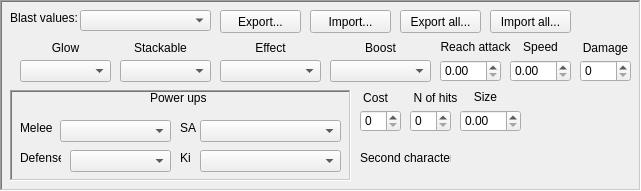
             <widget class="QFrame" name="blast_values">
              <property name="geometry">
               <rect>
                <x>0</x>
                <y>510</y>
                <width>641</width>
                <height>191</height>
               </rect>
              </property>
              <property name="toolTip">
               <string/>
              </property>
              <property name="frameShape">
               <enum>QFrame::WinPanel</enum>
              </property>
              <property name="frameShadow">
               <enum>QFrame::Sunken</enum>
              </property>
              <widget class="QLabel" name="blast_values_text">
               <property name="geometry">
                <rect>
                 <x>10</x>
                 <y>10</y>
                 <width>71</width>
                 <height>16</height>
                </rect>
               </property>
               <property name="toolTip">
                <string>&lt;html&gt;&lt;head/&gt;&lt;body&gt;&lt;p&gt;Blast values. It holds how the attacks will be executed (chargeable blast attack, cinematic attack, support attack, etc)&lt;/p&gt;&lt;/body&gt;&lt;/html&gt;</string>
               </property>
               <property name="text">
                <string>Blast values:</string>
               </property>
              </widget>
              <widget class="QComboBox" name="blast_key">
               <property name="geometry">
                <rect>
                 <x>80</x>
                 <y>10</y>
                 <width>131</width>
                 <height>21</height>
                </rect>
               </property>
              </widget>
              <widget class="QPushButton" name="exportBlastButton">
               <property name="geometry">
                <rect>
                 <x>220</x>
                 <y>10</y>
                 <width>81</width>
                 <height>23</height>
                </rect>
               </property>
               <property name="text">
                <string>Export...</string>
               </property>
              </widget>
              <widget class="QPushButton" name="importBlastButton">
               <property name="geometry">
                <rect>
                 <x>310</x>
                 <y>10</y>
                 <width>81</width>
                 <height>23</height>
                </rect>
               </property>
               <property name="text">
                <string>Import...</string>
               </property>
              </widget>
              <widget class="QPushButton" name="exportAllBlastButton">
               <property name="geometry">
                <rect>
                 <x>400</x>
                 <y>10</y>
                 <width>81</width>
                 <height>23</height>
                </rect>
               </property>
               <property name="text">
                <string>Export all...</string>
               </property>
              </widget>
              <widget class="QPushButton" name="importAllBlastButton">
               <property name="geometry">
                <rect>
                 <x>490</x>
                 <y>10</y>
                 <width>81</width>
                 <height>23</height>
                </rect>
               </property>
               <property name="text">
                <string>Import all...</string>
               </property>
              </widget>
              <widget class="QLabel" name="glow_activation_text">
               <property name="geometry">
                <rect>
                 <x>50</x>
                 <y>40</y>
                 <width>31</width>
                 <height>16</height>
                </rect>
               </property>
               <property name="toolTip">
                <string>&lt;html&gt;&lt;head/&gt;&lt;body&gt;&lt;p&gt;Activate/Deactivate glow when the attack is triggered. It needs more research.&lt;/p&gt;&lt;/body&gt;&lt;/html&gt;</string>
               </property>
               <property name="text">
                <string>Glow</string>
               </property>
               <property name="alignment">
                <set>Qt::AlignCenter</set>
               </property>
              </widget>
              <widget class="QComboBox" name="glow_activation_value">
               <property name="geometry">
                <rect>
                 <x>20</x>
                 <y>60</y>
                 <width>91</width>
                 <height>22</height>
                </rect>
               </property>
              </widget>
              <widget class="QLabel" name="skill_stackable_text">
               <property name="geometry">
                <rect>
                 <x>130</x>
                 <y>40</y>
                 <width>61</width>
                 <height>16</height>
                </rect>
               </property>
               <property name="toolTip">
                <string>&lt;html&gt;&lt;head/&gt;&lt;body&gt;&lt;p&gt;Controls if the skill is stackable&lt;/p&gt;&lt;/body&gt;&lt;/html&gt;</string>
               </property>
               <property name="text">
                <string>Stackable</string>
               </property>
               <property name="alignment">
                <set>Qt::AlignCenter</set>
               </property>
              </widget>
              <widget class="QComboBox" name="stackable_skill_value">
               <property name="geometry">
                <rect>
                 <x>120</x>
                 <y>60</y>
                 <width>91</width>
                 <height>22</height>
                </rect>
               </property>
              </widget>
              <widget class="QLabel" name="effect_attack_text">
               <property name="geometry">
                <rect>
                 <x>250</x>
                 <y>40</y>
                 <width>41</width>
                 <height>16</height>
                </rect>
               </property>
               <property name="toolTip">
                <string>&lt;html&gt;&lt;head/&gt;&lt;body&gt;&lt;p&gt;Hold the activation effect of the attack&lt;/p&gt;&lt;/body&gt;&lt;/html&gt;</string>
               </property>
               <property name="text">
                <string>Effect</string>
               </property>
               <property name="alignment">
                <set>Qt::AlignCenter</set>
               </property>
              </widget>
              <widget class="QLabel" name="chargeable_text">
               <property name="geometry">
                <rect>
                 <x>360</x>
                 <y>40</y>
                 <width>41</width>
                 <height>16</height>
                </rect>
               </property>
               <property name="toolTip">
                <string>&lt;html&gt;&lt;head/&gt;&lt;body&gt;&lt;p&gt;Controls if an attack is chargeable or if it can boost&lt;/p&gt;&lt;/body&gt;&lt;/html&gt;</string>
               </property>
               <property name="text">
                <string>Boost</string>
               </property>
               <property name="alignment">
                <set>Qt::AlignCenter</set>
               </property>
              </widget>
              <widget class="QFrame" name="power_ups_frame">
               <property name="geometry">
                <rect>
                 <x>10</x>
                 <y>90</y>
                 <width>341</width>
                 <height>91</height>
                </rect>
               </property>
               <property name="frameShape">
                <enum>QFrame::WinPanel</enum>
               </property>
               <property name="frameShadow">
                <enum>QFrame::Sunken</enum>
               </property>
               <widget class="QLabel" name="power_ups_text">
                <property name="geometry">
                 <rect>
                  <x>140</x>
                  <y>0</y>
                  <width>61</width>
                  <height>16</height>
                 </rect>
                </property>
                <property name="toolTip">
                 <string>&lt;html&gt;&lt;head/&gt;&lt;body&gt;&lt;p&gt;Holds the powesr up that will be activated when the blast attack is triggered&lt;/p&gt;&lt;/body&gt;&lt;/html&gt;</string>
                </property>
                <property name="text">
                 <string>Power ups</string>
                </property>
               </widget>
               <widget class="QComboBox" name="melee_power_up_value">
                <property name="geometry">
                 <rect>
                  <x>50</x>
                  <y>30</y>
                  <width>111</width>
                  <height>22</height>
                 </rect>
                </property>
               </widget>
               <widget class="QLabel" name="melee_power_up_text">
                <property name="geometry">
                 <rect>
                  <x>10</x>
                  <y>30</y>
                  <width>41</width>
                  <height>16</height>
                 </rect>
                </property>
                <property name="toolTip">
                 <string>&lt;html&gt;&lt;head/&gt;&lt;body&gt;&lt;p&gt;Holds the melee power up when a blast attack is triggered.&lt;/p&gt;&lt;/body&gt;&lt;/html&gt;</string>
                </property>
                <property name="text">
                 <string>Melee</string>
                </property>
               </widget>
               <widget class="QComboBox" name="defense_power_up_value">
                <property name="geometry">
                 <rect>
                  <x>60</x>
                  <y>60</y>
                  <width>101</width>
                  <height>22</height>
                 </rect>
                </property>
               </widget>
               <widget class="QLabel" name="defense_power_up_text">
                <property name="geometry">
                 <rect>
                  <x>10</x>
                  <y>60</y>
                  <width>41</width>
                  <height>16</height>
                 </rect>
                </property>
                <property name="toolTip">
                 <string>&lt;html&gt;&lt;head/&gt;&lt;body&gt;&lt;p&gt;Holds the defense power up when a blast attack is triggered.&lt;/p&gt;&lt;/body&gt;&lt;/html&gt;</string>
                </property>
                <property name="text">
                 <string>Defense</string>
                </property>
               </widget>
               <widget class="QComboBox" name="ki_power_up_value">
                <property name="geometry">
                 <rect>
                  <x>190</x>
                  <y>60</y>
                  <width>141</width>
                  <height>22</height>
                 </rect>
                </property>
               </widget>
               <widget class="QComboBox" name="super_attack_power_up_value">
                <property name="geometry">
                 <rect>
                  <x>190</x>
                  <y>30</y>
                  <width>141</width>
                  <height>22</height>
                 </rect>
                </property>
               </widget>
               <widget class="QLabel" name="ki_power_up_text">
                <property name="geometry">
                 <rect>
                  <x>170</x>
                  <y>60</y>
                  <width>21</width>
                  <height>16</height>
                 </rect>
                </property>
                <property name="toolTip">
                 <string>&lt;html&gt;&lt;head/&gt;&lt;body&gt;&lt;p&gt;Holds the Ki power up when a blast attack is triggered.&lt;/p&gt;&lt;/body&gt;&lt;/html&gt;</string>
                </property>
                <property name="text">
                 <string>Ki</string>
                </property>
               </widget>
               <widget class="QLabel" name="super_attack_power_up_text">
                <property name="geometry">
                 <rect>
                  <x>170</x>
                  <y>30</y>
                  <width>21</width>
                  <height>16</height>
                 </rect>
                </property>
                <property name="toolTip">
                 <string>&lt;html&gt;&lt;head/&gt;&lt;body&gt;&lt;p&gt;Holds the super attack power up when a blast attack is triggered.&lt;/p&gt;&lt;/body&gt;&lt;/html&gt;</string>
                </property>
                <property name="text">
                 <string>SA</string>
                </property>
               </widget>
              </widget>
              <widget class="QComboBox" name="effect_attack_value">
               <property name="geometry">
                <rect>
                 <x>220</x>
                 <y>60</y>
                 <width>101</width>
                 <height>22</height>
                </rect>
               </property>
              </widget>
              <widget class="QComboBox" name="chargeable_value">
               <property name="geometry">
                <rect>
                 <x>330</x>
                 <y>60</y>
                 <width>101</width>
                 <height>22</height>
                </rect>
               </property>
              </widget>
              <widget class="QLabel" name="cost_blast_attack_text">
               <property name="geometry">
                <rect>
                 <x>360</x>
                 <y>90</y>
                 <width>31</width>
                 <height>16</height>
                </rect>
               </property>
               <property name="toolTip">
                <string>&lt;html&gt;&lt;head/&gt;&lt;body&gt;&lt;p&gt;Cost of the blast attack&lt;/p&gt;&lt;/body&gt;&lt;/html&gt;</string>
               </property>
               <property name="text">
                <string>Cost</string>
               </property>
               <property name="alignment">
                <set>Qt::AlignCenter</set>
               </property>
              </widget>
              <widget class="QSpinBox" name="cost_blast_attack_value">
               <property name="geometry">
                <rect>
                 <x>360</x>
                 <y>110</y>
                 <width>41</width>
                 <height>22</height>
                </rect>
               </property>
               <property name="toolTip">
                <string/>
               </property>
               <property name="whatsThis">
                <string>&lt;html&gt;&lt;head/&gt;&lt;body&gt;&lt;p&gt;&lt;br/&gt;&lt;/p&gt;&lt;/body&gt;&lt;/html&gt;</string>
               </property>
               <property name="minimum">
                <number>0</number>
               </property>
               <property name="maximum">
                <number>255</number>
               </property>
               <property name="value">
                <number>0</number>
               </property>
               <property name="displayIntegerBase">
                <number>10</number>
               </property>
              </widget>
              <widget class="QLabel" name="number_of_hits_text">
               <property name="geometry">
                <rect>
                 <x>410</x>
                 <y>90</y>
                 <width>51</width>
                 <height>16</height>
                </rect>
               </property>
               <property name="toolTip">
                <string>&lt;html&gt;&lt;head/&gt;&lt;body&gt;&lt;p&gt;Number of hits of the attacks (?). It needs more research&lt;/p&gt;&lt;/body&gt;&lt;/html&gt;</string>
               </property>
               <property name="text">
                <string>N of hits</string>
               </property>
               <property name="alignment">
                <set>Qt::AlignCenter</set>
               </property>
              </widget>
              <widget class="QSpinBox" name="number_of_hits_value">
               <property name="geometry">
                <rect>
                 <x>410</x>
                 <y>110</y>
                 <width>41</width>
                 <height>22</height>
                </rect>
               </property>
               <property name="maximum">
                <number>255</number>
               </property>
               <property name="value">
                <number>0</number>
               </property>
              </widget>
              <widget class="QLabel" name="reach_attack_text">
               <property name="geometry">
                <rect>
                 <x>440</x>
                 <y>37</y>
                 <width>71</width>
                 <height>20</height>
                </rect>
               </property>
               <property name="toolTip">
                <string>&lt;html&gt;&lt;head/&gt;&lt;body&gt;&lt;p&gt;This value holds the reach of the attack when is triggered&lt;/p&gt;&lt;/body&gt;&lt;/html&gt;</string>
               </property>
               <property name="text">
                <string>Reach attack</string>
               </property>
               <property name="alignment">
                <set>Qt::AlignCenter</set>
               </property>
              </widget>
              <widget class="QDoubleSpinBox" name="reach_attack_value">
               <property name="geometry">
                <rect>
                 <x>440</x>
                 <y>60</y>
                 <width>61</width>
                 <height>22</height>
                </rect>
               </property>
               <property name="toolTip">
                <string/>
               </property>
               <property name="whatsThis">
                <string>&lt;html&gt;&lt;head/&gt;&lt;body&gt;&lt;p&gt;&lt;br/&gt;&lt;/p&gt;&lt;/body&gt;&lt;/html&gt;</string>
               </property>
               <property name="decimals">
                <number>2</number>
               </property>
               <property name="maximum">
                <double>1000.000000000000000</double>
               </property>
               <property name="value">
                <double>0.000000000000000</double>
               </property>
              </widget>
              <widget class="QLabel" name="speed_attack_text">
               <property name="geometry">
                <rect>
                 <x>520</x>
                 <y>37</y>
                 <width>41</width>
                 <height>20</height>
                </rect>
               </property>
               <property name="toolTip">
                <string>&lt;html&gt;&lt;head/&gt;&lt;body&gt;&lt;p&gt;This value holds the speed of the attack when the is triggered&lt;/p&gt;&lt;/body&gt;&lt;/html&gt;</string>
               </property>
               <property name="text">
                <string>Speed</string>
               </property>
               <property name="alignment">
                <set>Qt::AlignCenter</set>
               </property>
              </widget>
              <widget class="QDoubleSpinBox" name="speed_attack_value">
               <property name="geometry">
                <rect>
                 <x>510</x>
                 <y>60</y>
                 <width>61</width>
                 <height>22</height>
                </rect>
               </property>
               <property name="toolTip">
                <string/>
               </property>
               <property name="whatsThis">
                <string>&lt;html&gt;&lt;head/&gt;&lt;body&gt;&lt;p&gt;&lt;br/&gt;&lt;/p&gt;&lt;/body&gt;&lt;/html&gt;</string>
               </property>
               <property name="decimals">
                <number>2</number>
               </property>
               <property name="maximum">
                <double>1000.000000000000000</double>
               </property>
               <property name="value">
                <double>0.000000000000000</double>
               </property>
              </widget>
              <widget class="QLabel" name="blast_attack_damage_text">
               <property name="geometry">
                <rect>
                 <x>580</x>
                 <y>40</y>
                 <width>51</width>
                 <height>16</height>
                </rect>
               </property>
               <property name="toolTip">
                <string>&lt;html&gt;&lt;head/&gt;&lt;body&gt;&lt;p&gt;Damage of the blast attack&lt;/p&gt;&lt;/body&gt;&lt;/html&gt;</string>
               </property>
               <property name="text">
                <string>Damage</string>
               </property>
               <property name="alignment">
                <set>Qt::AlignCenter</set>
               </property>
              </widget>
              <widget class="QSpinBox" name="blast_attack_damage_value">
               <property name="geometry">
                <rect>
                 <x>580</x>
                 <y>60</y>
                 <width>51</width>
                 <height>22</height>
                </rect>
               </property>
               <property name="toolTip">
                <string/>
               </property>
               <property name="whatsThis">
                <string>&lt;html&gt;&lt;head/&gt;&lt;body&gt;&lt;p&gt;&lt;br/&gt;&lt;/p&gt;&lt;/body&gt;&lt;/html&gt;</string>
               </property>
               <property name="minimum">
                <number>0</number>
               </property>
               <property name="maximum">
                <number>65535</number>
               </property>
               <property name="value">
                <number>0</number>
               </property>
               <property name="displayIntegerBase">
                <number>10</number>
               </property>
              </widget>
              <widget class="QLabel" name="size_attack_text">
               <property name="geometry">
                <rect>
                 <x>470</x>
                 <y>87</y>
                 <width>31</width>
                 <height>20</height>
                </rect>
               </property>
               <property name="toolTip">
                <string>&lt;html&gt;&lt;head/&gt;&lt;body&gt;&lt;p&gt;Holds the size of the attack&lt;/p&gt;&lt;/body&gt;&lt;/html&gt;</string>
               </property>
               <property name="text">
                <string>Size</string>
               </property>
               <property name="alignment">
                <set>Qt::AlignCenter</set>
               </property>
              </widget>
              <widget class="QDoubleSpinBox" name="size_attack_value">
               <property name="geometry">
                <rect>
                 <x>460</x>
                 <y>110</y>
                 <width>61</width>
                 <height>22</height>
                </rect>
               </property>
               <property name="toolTip">
                <string/>
               </property>
               <property name="whatsThis">
                <string>&lt;html&gt;&lt;head/&gt;&lt;body&gt;&lt;p&gt;&lt;br/&gt;&lt;/p&gt;&lt;/body&gt;&lt;/html&gt;</string>
               </property>
               <property name="decimals">
                <number>2</number>
               </property>
               <property name="maximum">
                <double>1000.000000000000000</double>
               </property>
               <property name="value">
                <double>0.000000000000000</double>
               </property>
              </widget>
              <widget class="QLabel" name="label_2">
               <property name="geometry">
                <rect>
                 <x>360</x>
                 <y>150</y>
                 <width>91</width>
                 <height>16</height>
                </rect>
               </property>
               <property name="toolTip">
                <string>&lt;html&gt;&lt;head/&gt;&lt;body&gt;&lt;p&gt;Which secondary model appears during the attack&lt;/p&gt;&lt;/body&gt;&lt;/html&gt;</string>
               </property>
               <property name="text">
                <string>Second character</string>
               </property>
              </widget>
              <widget class="QLabel" name="partner_character_slot">
               <property name="geometry">
                <rect>
                 <x>460</x>
                 <y>140</y>
                 <width>41</width>
                 <height>41</height>
                </rect>
               </property>
               <property name="text">
                <string/>
               </property>
               <property name="pixmap">
                <pixmap>../../character_parameters_editor/images/fourSlot/pl_slot.png</pixmap>
               </property>
               <property name="scaledContents">
                <bool>true</bool>
               </property>
              </widget>
              <widget class="QLabel" name="partner_character_value">
               <property name="geometry">
                <rect>
                 <x>460</x>
                 <y>140</y>
                 <width>41</width>
                 <height>41</height>
                </rect>
               </property>
               <property name="toolTip">
                <string>&lt;html&gt;&lt;head/&gt;&lt;body&gt;&lt;p&gt;&lt;br/&gt;&lt;/p&gt;&lt;/body&gt;&lt;/html&gt;</string>
               </property>
               <property name="text">
                <string/>
               </property>
               <property name="scaledContents">
                <bool>true</bool>
               </property>
              </widget>
             </widget>
